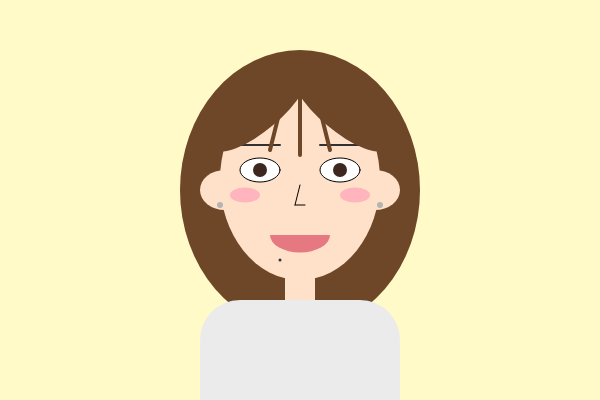
Frame 1 (no input)
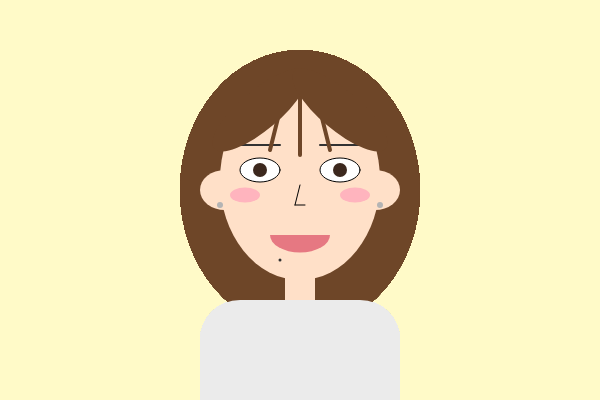
Frame 60 (no input)
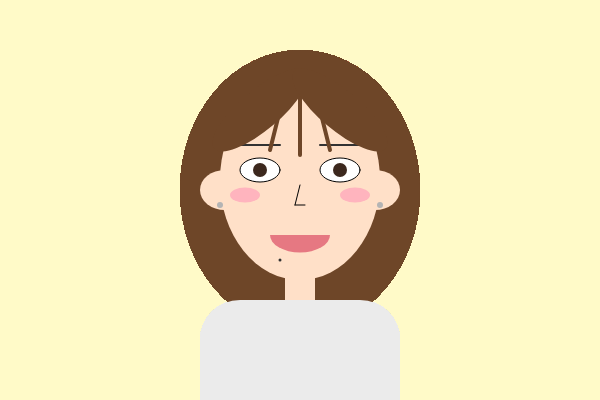
Frame 120 (the mouse pressed at the canvas centre since frame 60)

The p5.js sketch that drew these frames (run headless with seeded random() and noise() and a simulated clock; from frame 60 on, the mouse is pressed at the canvas centre):

// p5.js sketch
// ── sketch.js
function setup() {
  createCanvas(600, 400);
  background(255, 250, 200);
}

function draw() {
  noStroke();
  fill(110, 70, 40);
  ellipse(300, 190, 240, 280);
  
  noStroke();
  fill(255, 224, 200);
  ellipse(300, 180, 160, 200);

  rect(285, 260, 30, 50);
  fill(255);
  stroke(0);
  ellipse(260, 170, 40, 24);
  ellipse(340, 170, 40, 24);
  
  fill(60, 40, 30);
  noStroke();
  ellipse(260, 170, 14, 14);
  ellipse(340, 170, 14, 14);
  
  stroke(50);
  strokeWeight(2);
  line(240, 145, 280, 145);
  line(320, 145, 360, 145);
  
  stroke(0);
  strokeWeight(1);
  line(300, 185, 295, 205);
  line(295, 205, 305, 205);

  fill(230, 120, 130);
  noStroke();
  arc(300, 235, 60, 35, 0, PI);

  fill(255, 180, 190);
  ellipse(245, 195, 30, 15);
  ellipse(355, 195, 30, 15); 
  
  fill(50);
  ellipse(280, 260, 3, 3);
  
  stroke(110, 70, 40);
  strokeWeight(1);
  noFill();

  stroke(110, 70, 40);
  strokeWeight(4);
  noFill();

  line(280, 110, 270, 150);
  line(300, 95, 300, 155);
  line(320, 110, 330, 150);
  
  strokeWeight(1);
  
  noStroke();
  fill(235);
  rect(200, 300, 200, 200, 40);
  
  noStroke();
  fill(110, 70, 40);
  push();
  translate(260, 110);
  rotate(radians(50));
  ellipse(0, 0, 40, 120);
  pop();
  push();
  translate(340, 110);
  rotate(radians(-50));
  ellipse(0, 0, 40, 120);
  pop();
  
  noStroke();
  fill(255, 224, 200);
  arc(225, 190, 50, 40, HALF_PI, PI + HALF_PI);
  arc(375, 190, 50, 40, -HALF_PI, HALF_PI);
  
  fill(180);
  noStroke();
  ellipse(220, 205, 6, 6);
  ellipse(380, 205, 6, 6);
}
